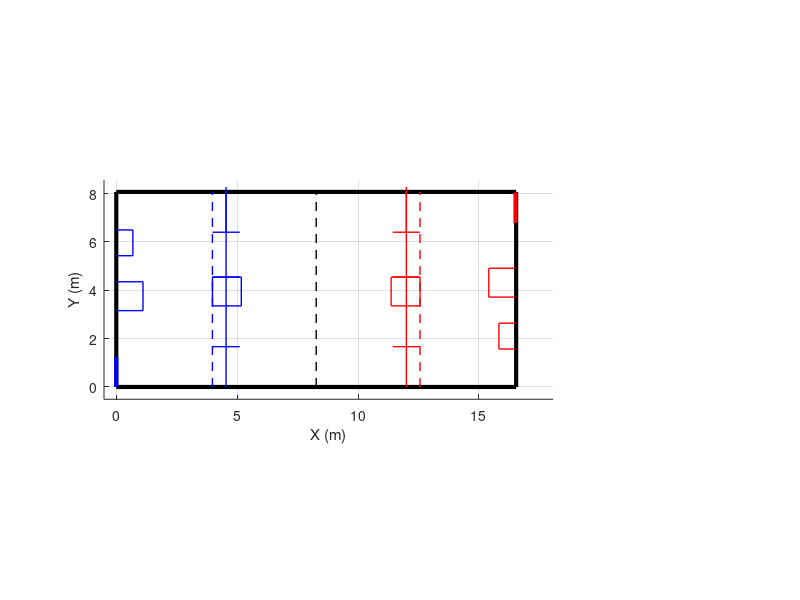

This chart was generated by the following MATLAB code:
% Create figure and first subplot
figure(1), clf
subplot(1,4,1:3)
hold on

% Field Size 317 in. x 691 in.
field_width = 317.69 * 0.0254;
field_length = 691.22 * 0.0254;

% Field
plot([0 0]*0.0254,[0 317.69]*0.0254,'k','LineWidth',3)
plot([0 651.22]*0.0254,[0 0]*0.0254,'k','LineWidth',3)
plot([0 651.22]*0.0254,[317.69 317.69]*0.0254,'k','LineWidth',3)
plot([651.22, 651.22]*0.0254,[0 317.69]*0.0254,'k','LineWidth',3)
plot([325.61 325.61]*0.0254,[0 317.69]*0.0254,'k','LineWidth',1, 'LineStyle','--')
plot([3.97789 3.97789], [0 317.69] * 0.0254,'b','LineWidth',1, 'LineStyle','--')
plot([12.5631 12.5631], [0 317.69] * 0.0254,'r','LineWidth',1, 'LineStyle','--')
%Hub
plot([156.61 156.61+47]*0.0254,[317.69-65.65-73 317.69-65.65-73]*0.0254, 'b', 'LineWidth', 1)
plot([156.61 156.61+47]*0.0254,[317.69-65.65-73-47 317.69-65.65-73-47]*0.0254, 'b', 'LineWidth', 1)
plot([156.61+47 156.61+47]*0.0254,[317.69-65.65-73 317.69-65.65-73-47]*0.0254, 'b', 'LineWidth', 1)
plot([156.61 156.61]*0.0254,[317.69-65.65-73 317.69-65.65-73-47]*0.0254, 'b', 'LineWidth', 1)
plot([651.22-156.61 651.22-156.61-47]*0.0254,[317.69-65.65-73 317.69-65.65-73]*0.0254, 'r', 'LineWidth', 1)
plot([651.22-156.61 651.22-156.61-47]*0.0254,[317.69-65.65-73-47 317.69-65.65-73-47]*0.0254, 'r', 'LineWidth', 1)
plot([651.22-156.61-47 651.22-156.61-47]*0.0254,[317.69-65.65-73 317.69-65.65-73-47]*0.0254, 'r', 'LineWidth', 1)
plot([651.22-156.61 651.22-156.61]*0.0254,[317.69-65.65-73 317.69-65.65-73-47]*0.0254, 'r', 'LineWidth', 1)
%Trench + Bump
plot([156.61 156.61+44.40]*0.0254,[317.69-65.65-73 317.69-65.65-73]*0.0254, 'b', 'LineWidth', 1)
plot([156.61+22.2 156.61+22.2]*0.0254,[317.69 317.69-65.65]*0.0254, 'b', 'LineWidth', 1)
plot([156.61+22.2 156.61+22.2]*0.0254,[0. 325.61]*0.0254, 'b', 'LineWidth', 1)
plot([156.61 156.61+44.40]*0.0254,[317.69-65.65 317.69-65.65]*0.0254, 'b', 'LineWidth', 1)
plot([156.61 156.61+44.40]*0.0254,[65.65 65.65]*0.0254, 'b', 'LineWidth', 1)
plot([651.22-156.61 651.22-156.61-44.40]*0.0254,[317.69-65.65-73 317.69-65.65-73]*0.0254, 'r', 'LineWidth', 1)
plot([651.22-156.61-22.2 651.22-156.61-22.2]*0.0254,[317.69 317.69-65.65]*0.0254, 'r', 'LineWidth', 1)
plot([651.22-156.61-22.2 651.22-156.61-22.2]*0.0254,[0. 325.61]*0.0254, 'r', 'LineWidth', 1)
plot([651.22-156.61 651.22-156.61-44.40]*0.0254,[317.69-65.65 317.69-65.65]*0.0254, 'r', 'LineWidth', 1)
plot([651.22-156.61 651.22-156.61-44.40]*0.0254,[65.65 65.65]*0.0254, 'r', 'LineWidth', 1)
% Climber
plot([40+3.510 40+3.510]*0.0254,[26.62+121.24+23.5 26.62+121.24-23.5]*0.0254, 'b', 'LineWidth', 1)
plot([0 40+3.510]*0.0254,[26.62+121.24+23.5 26.62+121.24+23.5]*0.0254, 'b', 'LineWidth', 1)
plot([0 40+3.510]*0.0254,[26.62+121.24-23.5 26.62+121.24-23.5]*0.0254, 'b', 'LineWidth', 1)
plot([650.12-40-3.510 650.12-40-3.510]*0.0254,[82.42+87.46-23.5 82.42+87.46+23.5]*0.0254, 'r', 'LineWidth', 1)
plot([650.12 650.12-40-3.510]*0.0254,[82.42+87.46-23.5 82.42+87.46-23.5]*0.0254, 'r', 'LineWidth', 1)
plot([650.12 650.12-40-3.510]*0.0254,[82.42+87.46+23.5 82.42+87.46+23.5]*0.0254, 'r', 'LineWidth', 1)
% Depot
plot([27 27]*0.0254,[158.84+75.93-21 158.84+75.93+21]*0.0254, 'b', 'LineWidth', 1)
plot([0 27]*0.0254,[158.84+75.93+21 158.84+75.93+21]*0.0254, 'b', 'LineWidth', 1)
plot([0 27]*0.0254,[158.84+75.93-21 158.84+75.93-21]*0.0254, 'b', 'LineWidth', 1)
plot([650.12-27 650.12-27]*0.0254,[158.84-75.93-21 158.84-75.93+21]*0.0254, 'r', 'LineWidth', 1)
plot([650.12 650.12-27]*0.0254,[158.84-75.93+21 158.84-75.93+21]*0.0254, 'r', 'LineWidth', 1)
plot([650.12 650.12-27]*0.0254,[158.84-75.93-21 158.84-75.93-21]*0.0254, 'r', 'LineWidth', 1)
% Human Player
plot([0 0]*0.0254,[0 49.32]*0.0254, 'b', 'LineWidth', 3)
plot([650.12 650.12]*0.0254,[316.69 316.69-49.32]*0.0254, 'r', 'LineWidth', 3)



axis([-20*0.0254, (297.7*2+95.9+20)*0.0254, -20*0.0254, (317.5+20)*0.0254])

axis equal

axis equal
grid on
xlabel('X (m)')
ylabel('Y (m)')
